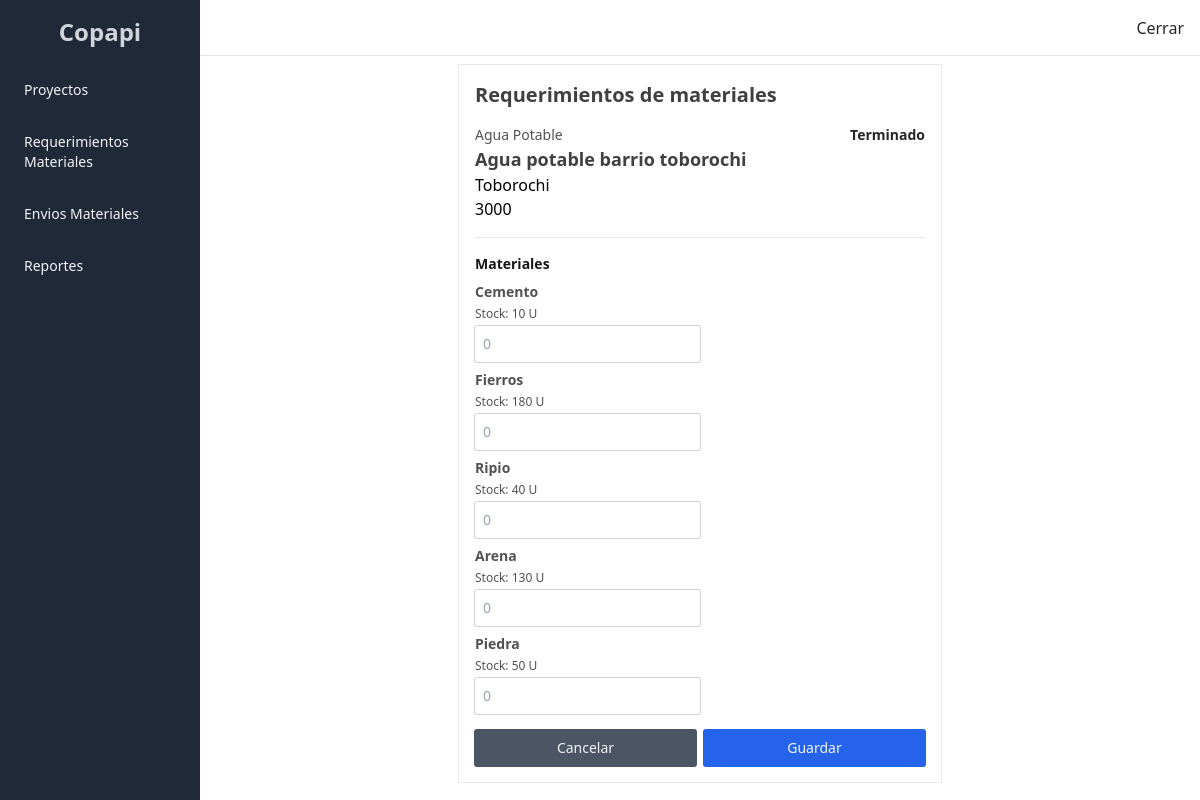
Before: /proyecto/detail/10/ (signed in) with the older database file.
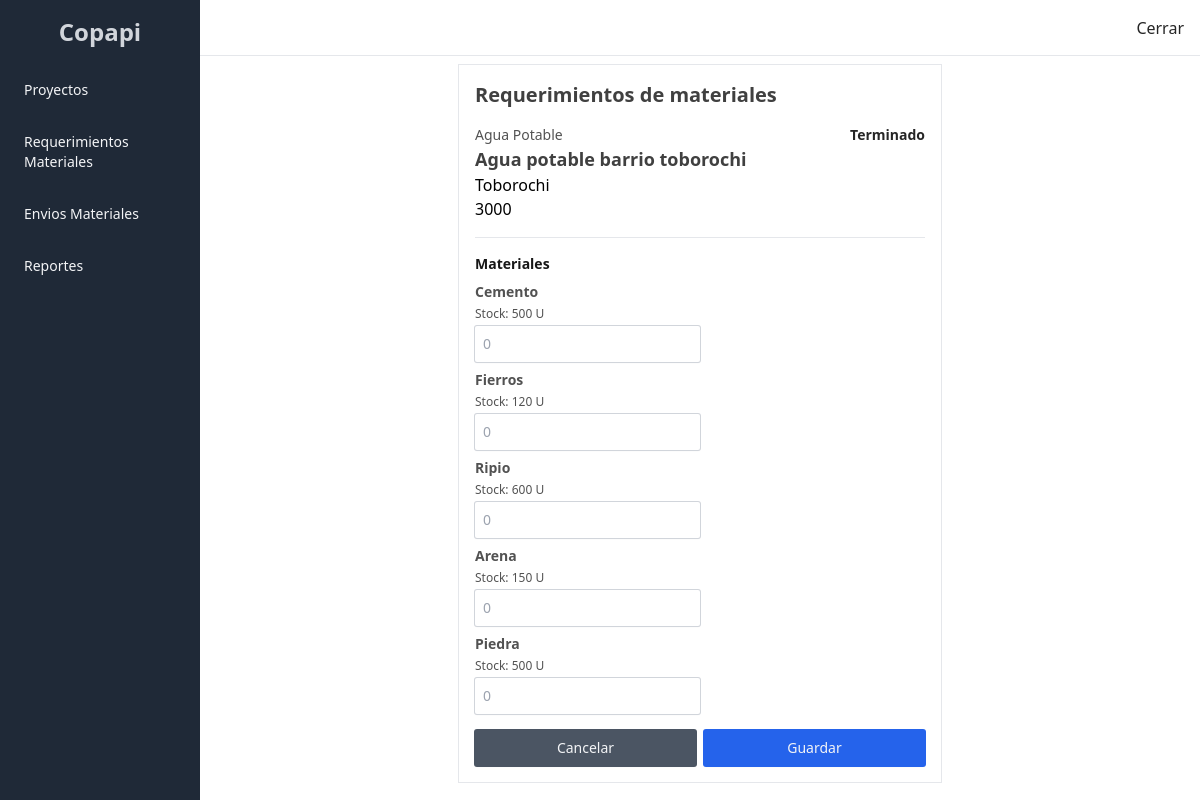
After: the same page with the newer database file.
### proyecto/models.py (models this page shows, shortened)
class Material(models.Model):
    nombre = models.CharField(max_length=200, verbose_name='Nombre')
    cantidad = models.IntegerField(verbose_name='Cantidad')
    precio = models.DecimalField(max_digits=9, decimal_places=2, verbose_name='Precio')
    proyectos = models.ManyToManyField(Proyecto, related_name='materiales', through='AsignarMaterial', through_fields=('material', 'proyecto'))

### proyecto/views.py (the view)
# urls.py: path('detail/<int:pk>/', ProyectoDetailView.as_view(), name='proyecto-detail'),
class ProyectoDetailView(LoginRequiredMixin, DetailView):
    template_name = 'proyecto_detalle.html'
    model = Proyecto
    def get_context_data(self, **kwargs: Any) -> dict[str, Any]:
        context = super().get_context_data(**kwargs)
        context['materiales'] = Material.objects.order_by('pk').all()
        return context

### templates/proyecto_detalle.html (shortened to what this page needs)
{% extends 'index.html' %}
{% block content %}
    <section class="mx-auto w-1/2 border p-4 flex flex-col gap-4">
        <h3 class="text-xl font-semibold text-neutral-700">Requerimientos de materiales</h3>
        <div class="flex justify-between border-b pb-4">
            <div class="flex flex-col">
                <span class="text-sm font-normal text-neutral-600">{{ object.tipo.nombre }}</span>
                <h3 class="text-lg font-semibold text-neutral-700">{{ object.nombre }}</h3>
                <p>{{ object.barrio.nombre }}</p>
                <p class="flex gap-1 items-center">{{ object.barrio.poblacion }} </p>
            </div>
            <p class="text-sm font-semibold text-neutral-800">{{ object.get_estado_display }}</p>
        </div>
        <form action="{% url 'registro-materiales' object.pk %}" class="flex flex-col gap-4" method="post">{% csrf_token %}
            <div class="flex flex-col gap-2">
                <p class="text-sm font-semibold text-neutral-900">Materiales</p>
                {% for material in materiales %}
                      <div class="flex flex-col gap-1 w-1/2">
                        <label for="{{asignacion.material.pk}}" class="flex flex-col gap-1">
                            <p class="text-sm font-semibold text-neutral-600">{{ material.nombre }}</p>
                            <div class="flex justify-between items-center">
                                <span class="text-xs font-normal text-neutral-600">Stock: {{ material.cantidad }} U</span>
                            </div>
                        </label>
                        <input type="number" id="{{material.pk}}" name="{{ material.pk }}" class="form-control" placeholder="0" />
                      </div>
                {% endfor %}
            </div>
            <div class="flex gap-2 items-center">
                <a href="{% url 'materiales' %}" class="flex-1 btn btn-secondary">
                    Cancelar
                </a>
                <button type="submit" class="flex-1 btn btn-primary">
                    Guardar
                </button>
            </div>
        </form>
    </section>
{% endblock %}

Changed rows visible on the page:
changed Material "Cemento": cantidad "10" → "500"
changed Material "Fierros": cantidad "180" → "120"
changed Material "Ripio": cantidad "40" → "600"
changed Material "Arena": cantidad "130" → "150"
changed Material "Piedra": cantidad "50" → "500"
